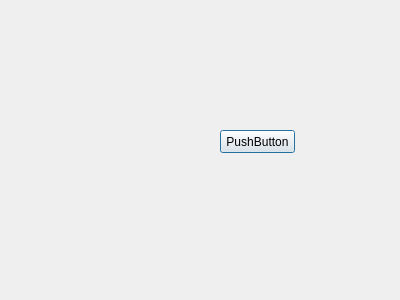
<?xml version="1.0" encoding="UTF-8"?>
<ui version="4.0">
 <class>Dialog</class>
 <widget class="QDialog" name="Dialog">
  <property name="geometry">
   <rect>
    <x>0</x>
    <y>0</y>
    <width>400</width>
    <height>300</height>
   </rect>
  </property>
  <property name="windowTitle">
   <string>Dialog</string>
  </property>
  <widget class="QPushButton" name="pushButton">
   <property name="geometry">
    <rect>
     <x>220</x>
     <y>130</y>
     <width>75</width>
     <height>23</height>
    </rect>
   </property>
   <property name="text">
    <string>PushButton</string>
   </property>
  </widget>
 </widget>
 <resources/>
 <connections/>
</ui>
